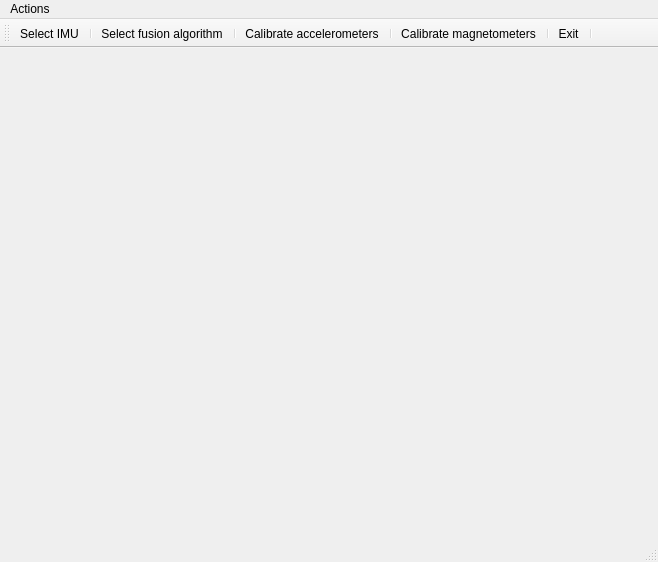
<?xml version="1.0" encoding="UTF-8"?>
<ui version="4.0">
 <class>RTIMULibDemoGLClass</class>
 <widget class="QMainWindow" name="RTIMULibDemoGLClass">
  <property name="geometry">
   <rect>
    <x>0</x>
    <y>0</y>
    <width>658</width>
    <height>562</height>
   </rect>
  </property>
  <property name="minimumSize">
   <size>
    <width>0</width>
    <height>0</height>
   </size>
  </property>
  <property name="windowTitle">
   <string>RTIMULibDemoGL</string>
  </property>
  <widget class="QWidget" name="centralWidget">
   <property name="minimumSize">
    <size>
     <width>400</width>
     <height>300</height>
    </size>
   </property>
  </widget>
  <widget class="QMenuBar" name="menuBar">
   <property name="geometry">
    <rect>
     <x>0</x>
     <y>0</y>
     <width>658</width>
     <height>25</height>
    </rect>
   </property>
   <widget class="QMenu" name="menuActions">
    <property name="title">
     <string>Actions</string>
    </property>
    <addaction name="actionSelectFusionAlgorithm"/>
    <addaction name="actionSelectIMU"/>
    <addaction name="actionCalibrateAccelerometers"/>
    <addaction name="actionCalibrateMagnetometers"/>
    <addaction name="actionExit"/>
   </widget>
   <addaction name="menuActions"/>
  </widget>
  <widget class="QStatusBar" name="statusBar"/>
  <widget class="QToolBar" name="toolBar">
   <property name="windowTitle">
    <string>toolBar</string>
   </property>
   <attribute name="toolBarArea">
    <enum>TopToolBarArea</enum>
   </attribute>
   <attribute name="toolBarBreak">
    <bool>false</bool>
   </attribute>
   <addaction name="actionSelectIMU"/>
   <addaction name="separator"/>
   <addaction name="actionSelectFusionAlgorithm"/>
   <addaction name="separator"/>
   <addaction name="actionCalibrateAccelerometers"/>
   <addaction name="separator"/>
   <addaction name="actionCalibrateMagnetometers"/>
   <addaction name="separator"/>
   <addaction name="actionExit"/>
   <addaction name="separator"/>
  </widget>
  <action name="actionSelectIMU">
   <property name="text">
    <string>Select IMU</string>
   </property>
  </action>
  <action name="actionSelectFusionAlgorithm">
   <property name="text">
    <string>Select fusion algorithm</string>
   </property>
  </action>
  <action name="actionCalibrateMagnetometers">
   <property name="text">
    <string>Calibrate magnetometers</string>
   </property>
  </action>
  <action name="actionCalibrateAccelerometers">
   <property name="text">
    <string>Calibrate accelerometers</string>
   </property>
  </action>
  <action name="actionExit">
   <property name="text">
    <string>Exit</string>
   </property>
  </action>
 </widget>
 <layoutdefault spacing="6" margin="11"/>
 <resources/>
 <connections/>
</ui>
